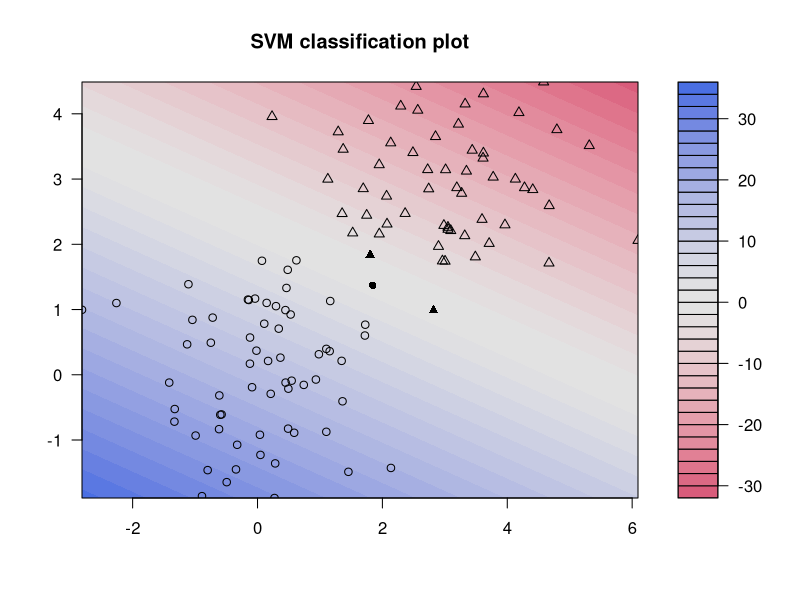

This chart was generated by the following R code:
library(kernlab)

n <- 150 # number of data points
p <- 2 # dimension

sigma <- 1 # variance of the distribution
meanpos <- 0 # centre of the distribution of positive examples
meanneg <- 3 # centre of the distribution of negative examples
npos <- round(n/2) # number of positive examples
nneg <- n-npos # number of negative examples

# Generate the positive and negative examples
xpos <- matrix(rnorm(npos*p,mean = meanpos, sd = sigma), npos, p)
xneg <- matrix(rnorm(nneg*p,mean = meanneg, sd = sigma), npos ,p)
x <- rbind(xpos, xneg)
# Generate the labels
y <- matrix(c(rep(1, npos), rep(-1, nneg)))


## Prepare a training and a test set ##
ntrain <- round(n*0.8) # number of training examples
tindex <- sample(n,ntrain) # indices of training samples
xtrain <- x[tindex,]
xtest <- x[-tindex,]
ytrain <- y[tindex]
istest <- y[-tindex]
istrain=rep(0, n)
istrain[tindex]=1

# train the SVM
model <- ksvm(
  xtrain,
  ytrain,
  type = "C-svc",
  kernel = "vanilladot",
  C = 100, # margin param C
  scaled = c()
)

# Look and understand what model contains
# General summary
print(model)

# Attributes that you can access
attributes(model)

# For example, the support vectors
alpha(model)
alphaindex(model)
b(model)

# Use the built-in function to pretty-plot the classifier
plot(model,data = xtrain)
